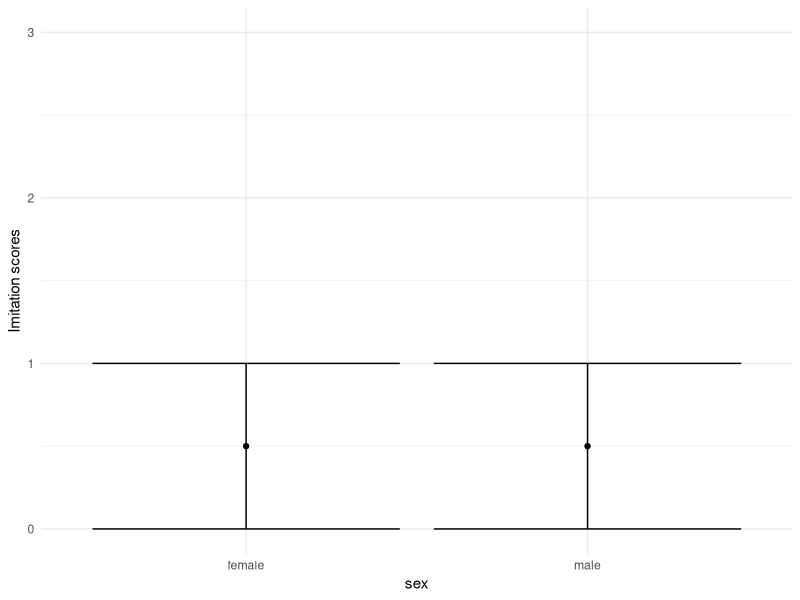
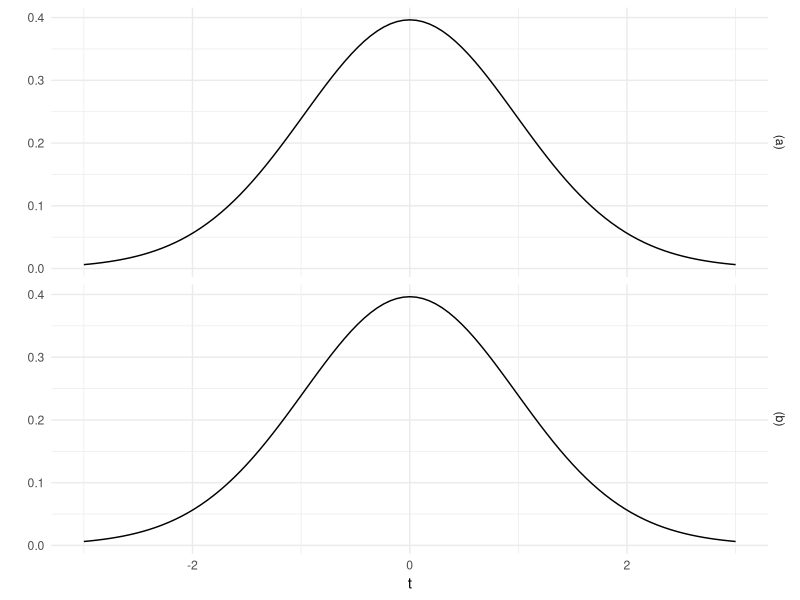

These charts were generated, in order, by the following R code:
## ---- chunk 1
library(tidyverse)
## ---- chunk 2
# Enter data here. Note that group 1 is female and group 2 is male.
mean1 <- 0.5
# delete this line and enter code to calculate qt(something, n-1) * sd/sqrt(n)
# modify lower and upper to mean1 - something and mean1 + something
lower1 <- 0
upper1 <- 1
# now do the same for the male group--beware the different sample size!
mean2 <- 0.5
lower2 <- 0
upper2 <- 1

# Don't change anything else in this section below this line
data <- data.frame(sex = c("female", "male"),
                   mean = c(mean1, mean2),
                   lower = c(lower1, lower2),
                   upper = c(upper1, upper2))
ggplot(data, aes(sex, mean)) + geom_point() +
  geom_errorbar(aes(x = sex, ymin = lower, ymax = upper)) +
  ylim(c(0,3)) + theme_minimal() + ylab("Imitation scores")
## ---- chunk 3
# The only part you need to modify is inside the qt() function.
s1 <- 0.24^2/19
s2 <- 0.15^2/23
df <- (s1+s2)^2/(s1^2/18 + s2^2/22)
delta <- sqrt(s1+s2) * qt(0.975, df)
effect <- 1.47 - 1.34
c(effect - delta, effect + delta)
## ---- chunk 4
# n <- (write the sample size you want here)
# mu <- (write the true mean you want here)
# sigma2 <- (write the true variance you want here)
# X <- rnorm(n, mean = mu, sd = sqrt(sigma2))
# Xbar <- mean(X)
# SE <- sd(X)/sqrt(n)
# C <- qt(.995, n-1)
# c(Xbar - C * SE, Xbar + C * SE)
## ---- chunk 5
# t.test(X, conf.level = ?)
## ---- chunk 6
range <- data.frame(t = c(-3,3), alternative = c("(a)", "(b)"))
ggplot(range, aes(t)) + 
  stat_function(fun = dt, args = list(df = 39)) +
  facet_grid(alternative~.) +
  ylab("") +
  theme(axis.text.y=element_blank(), axis.ticks.y=element_blank()) +
  theme_minimal()
